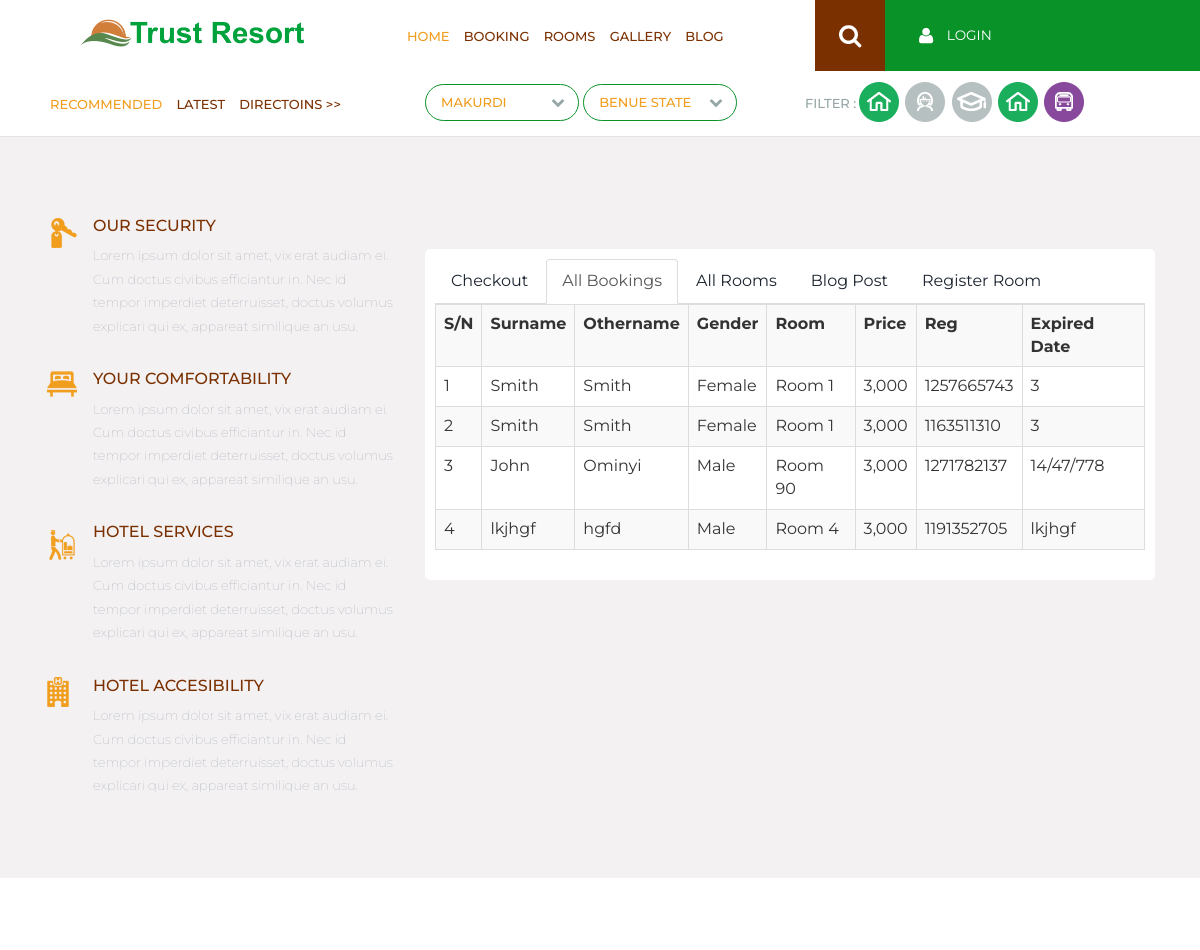
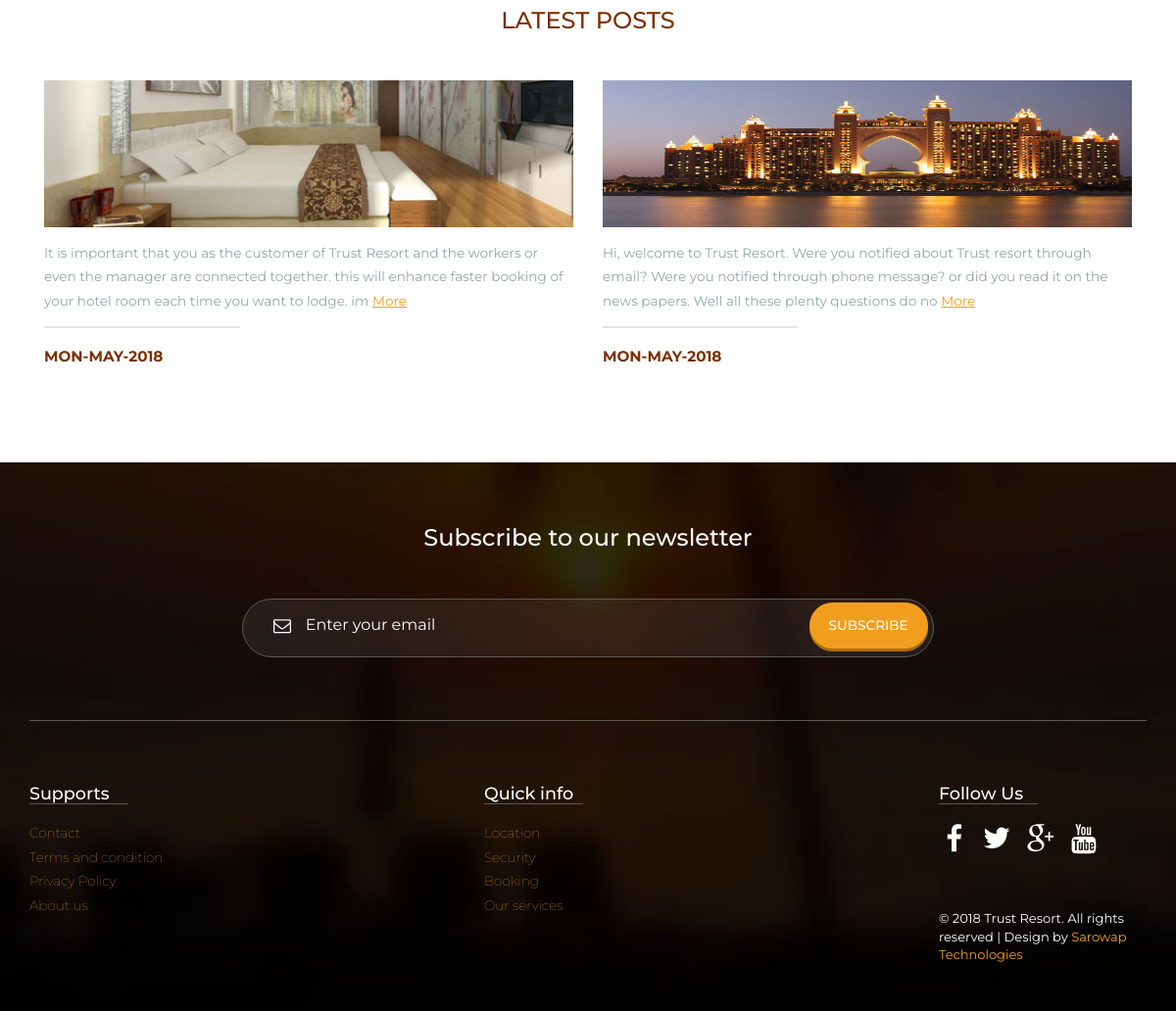
Screenshot of /occupants.php with the database file from the repository (2 pictures, top to bottom).
### tables this page shows
CREATE TABLE `booking` (
  `Id` int(250) NOT NULL,
  `Surname` varchar(250) NOT NULL,
  `Othernames` varchar(250) NOT NULL,
  `Gender` varchar(250) NOT NULL,
  `Room` varchar(250) NOT NULL,
  `Days` varchar(250) NOT NULL,
  `Expiration` varchar(250) NOT NULL,
  `Price` varchar(250) NOT NULL,
  `Reg` varchar(250) NOT NULL
);

CREATE TABLE `blog` (
  `Id` int(250) NOT NULL,
  `Title` varchar(250) NOT NULL,
  `Body` mediumtext NOT NULL,
  `Photo` mediumblob NOT NULL,
  `Poster` varchar(250) NOT NULL,
  `Date` varchar(250) NOT NULL
);

### occupants.php (the view, shortened to what this page needs)
<!DOCTYPE HTML>
<html>
<head>
<link href="css/bootstrap.css" rel='stylesheet' type='text/css' />
<link href="css/style.css" rel='stylesheet' type='text/css' />
<link href="css/animate.css" rel='stylesheet' type='text/css' />
</head>
<body>
<div class="header">
		   <div class="col-sm-8 header-left">
					 <div class="logo">
						<a href="index.php"><img src="images/logo.png" alt=""/></a>
					 </div>
					 <div class="menu">
						    <ul class="nav" id="nav">
						    	<li class="active"><a href="index.php">Home</a></li>
						    	<li><a href="booking.php">Booking</a></li>
								<li ><a href="rooms.php">Rooms</a></li>
								<li><a href="gallery.php">Gallery</a></li>
						    	<li><a href="blog.php">Blog</a></li>
							</ul>
				    </div>
				      <div class="search-box">
							<div id="sb-search" class="sb-search">
								<form action="search.php" method="get" >
									<span class="sb-icon-search"> </span>
								</form>
							</div>
						</div>
	    		    <div class="clearfix"></div>
	    	    </div>
	            <div class="col-sm-4 header_right">
	    		      <div id="loginContainer"><a href="#" id="loginButton"><img src="images/login.png">
					  <?php
					  if(!isset($_SESSION['user'])){
					 echo " <span>Login</span>";
					  }else{
						  $userId = $_SESSION['user'];
						  echo "<a href='logout.php'><span>Logout</span></a><span style='color:#ff8a22;font-weight:bold'> [  $userId ]</span> <a href='manager.php'><span> Manage Portal </span></a>";}
					 ?>
					  </a>
			             </div>
	                 </div>
	                <div class="clearfix"></div>
    </div>
     <div class="content_top">
   	  <div class="container">
   		<div class="col-md-4 bottom_nav">
   		   <div class="content_menu">
				<ul>
					<li class="active"><a href="#">Recommended</a></li>
					<li><a href="rooms.php">Latest</a></li>
					<li><a href="#">Directoins >></a></li>
				</ul>
			</div>
		</div>
		<div class="col-md-4 content_dropdown1">
		   <div class="content_dropdown" >
		     </div>
		     <div class="content_dropdown">
		       </div>
		</div>
		<div class="col-md-4 filter_grid">
			<ul class="filter">
				<li class="fil">Filter :</li>
				<li><a href=""> <i class="icon1"> </i> </a></li>
				<li><a href=""> <i class="icon2"> </i> </a></li>
				<li><a href=""> <i class="icon3"> </i> </a></li>
				<li><a href=""> <i class="icon1"> </i> </a></li>
				<li><a href=""> <i class="icon5"> </i> </a></li>
			</ul>
		</div>
   	</div>
   </div>
   <div class="living_middle">
   	  <div class="container">
   		  <div class="col-md-4 wow fadeInLeft" data-wow-delay="0.4s">
   		  	<ul class="feature">
                   <li> <i class="icon-trophy"></i></li>
                    <li class="feature_right"><h4>Our Security</h4>
                    <p>
                        Lorem ipsum dolor sit amet, vix erat audiam ei. Cum doctus civibus efficiantur in. Nec id tempor imperdiet deterruisset, doctus volumus explicari qui ex, appareat similique an usu.
                    </p>
                    </li>
            </ul>
            <ul class="feature">
                   <li> <i class="icon-tick"></i></li>
                    <li class="feature_right"><h4>Your Comfortability</h4>
                    <p>
                        Lorem ipsum dolor sit amet, vix erat audiam ei. Cum doctus civibus efficiantur in. Nec id tempor imperdiet deterruisset, doctus volumus explicari qui ex, appareat similique an usu.
                    </p>
                    </li>
            </ul>
            <ul class="feature">
                   <li> <i class="icon-audio"></i></li>
                    <li class="feature_right"><h4>Hotel Services</h4>
                    <p>
                        Lorem ipsum dolor sit amet, vix erat audiam ei. Cum doctus civibus efficiantur in. Nec id tempor imperdiet deterruisset, doctus volumus explicari qui ex, appareat similique an usu.
                    </p>
                    </li>
            </ul>
            <ul class="feature last_grid">
                   <li> <i class="icon-video"></i></li>
                    <li class="feature_right"><h4>Hotel Accesibility</h4>
                    <p>
                        Lorem ipsum dolor sit amet, vix erat audiam ei. Cum doctus civibus efficiantur in. Nec id tempor imperdiet deterruisset, doctus volumus explicari qui ex, appareat similique an usu.
                    </p>
                    </li>
            </ul>
         </div>
         <div class="col-md-8 wow fadeInRight" data-wow-delay="0.4s">
		   <div class="educate_grid1">
		<div style="background-color:white; padding:10px; border-radius:5px">
		<ul class="nav nav-tabs"><li  ><a data-toggle="tab" href="manager.php">Checkout</a></li>
						<li class="active" ><a data-toggle="tab" href="occupants.php">All Bookings</a></li>
						<li ><a data-toggle="tab" href="allrooms.php">All Rooms</a></li>
						<li ><a data-toggle="modal" href="post.php" >Blog Post</a></li>
						<li ><a data-toggle="modal" href="regroom.php" >Register Room</a></li>
</ul>
		 <table class="table table-bordered table-striped">
		<tr>
		<th>S/N</th>
		 <th>Surname</th>
		  <th>Othername</th>
		   <th>Gender</th>
		    <th>Room </th>
		 <th>Price</th>
		  <th>Reg</th>
		  <th>Expired Date</th>
		 </tr>
				 <?php
include("config/connect.php");
$sn =0;
$sqli = "SELECT * From booking order by Id Asc";
$query = mysqli_query($conn, $sqli);
while($fech = mysqli_fetch_array($query)){
	$sn++;
	$fname = $fech["Surname"];
	$room = $fech["Room"];
	$id = $fech["Reg"];
	$gender = $fech["Gender"];
	$oname = $fech["Othernames"];
	$price = $fech["Price"];
	$expire = $fech["Expiration"];
	echo "<tr>";
		echo" <td> $sn </td>";
		 echo "<td> $fname</td>";
		echo "<td>$oname</td>";
		 echo "<td>$gender</td>";
			echo "<td>Room $room</td>";
			echo "<td>$price</td>";
			echo "<td>$id</td>";
			echo "<td>$expire</td>";
		echo "</tr>";
}
		echo "</table>";
	?>
		 </div>
		   </div>
		 </div>
      </div>
   </div>
   <div class="living_bottom">
   	  <div class="container">
   	  	<h2 class="title block-title">Latest Posts</h2>
   	  	 <?php
include("config/connect.php");
$sqli = "SELECT * From blog order by Id Desc Limit 2";
$query = mysqli_query($conn, $sqli);
while($fech = mysqli_fetch_array($query)){
	$date = $fech["Date"];
	$id = $fech["Id"];
	$img = $fech['Photo'];
        $sub= $fech['Body'];
       $limit=200;
       $msg = substr($sub, 0, $limit);
	echo "<div class='col-md-6 post_left wow fadeInLeft' data-wow-delay='0.4s'>
   	  		<div class='mask1'><img src='$img' alt='image' style='max-height:150px; min-width:600px' class='img-responsive zoom-img' /></div>
   	  	    <p>$msg   <a href='single.php?id=$id'>More</a></p>
   	  	    <div class='divider'></div>
   	  	    <p class='field-content'>$date</span></p>
   	  	</div> ";
}
	?>
   	  </div>
   </div>
   <div class="footer">
   	<div class="container">
   	 <div class="footer_top">
   	   <h3>Subscribe to our newsletter</h3>
   	   <form>
		<span>
			<i><img src="images/mail.png" alt=""></i>
		    <input type="text" value="Enter your email" onfocus="this.value = '';" onblur="if (this.value == '') {this.value = 'Enter your email';}">
		    <label class="btn1 btn2 btn-2 btn-2g"> <input name="submit" type="submit" id="submit" value="Subscribe"> </label>
		</span>
	   </form>
	  </div>
	  <div class="footer_grids">
	     <div class="footer-grid">
			<h4>Supports</h4>
			<ul class="list1">
				<li><a href="contact.php">Contact</a></li>
				<li><a href="#">Terms and condition</a></li>
				<li><a href="#">Privacy Policy</a></li>
				<li><a href="#">About us</a></li>
			</ul>
		  </div>
		  <div class="footer-grid">
			<h4>Quick info</h4>
			<ul class="list1">
				<li><a href="#">Location</a></li>
				<li><a href="#">Security</a></li>
				<li><a href="#">Booking </a></li>
				<li><a href="#">Our services</a></li>
			</ul>
		  </div>
		  <div class="footer-grid last_grid">
			<h4>Follow Us</h4>
			<ul class="footer_social wow fadeInLeft" data-wow-delay="0.4s">
			  <li><a href=""> <i class="fb"> </i> </a></li>
			  <li><a href=""><i class="tw"> </i> </a></li>
			  <li><a href=""><i class="google"> </i> </a></li>
			  <li><a href=""><i class="u_tube"> </i> </a></li>
		 	</ul>
		 	<div class="copy wow fadeInRight" data-wow-delay="0.4s">
			 <p> &copy; 2018 Trust Resort. All rights reserved | Design by <a href="http://facebook.com/angwamoses">Sarowap Technologies</a></p>
	        </div>
		  </div>
		  <div class="clearfix"> </div>
	   </div>
      </div>
   </div>
</body>
</html>

### rows the page displays
booking: Surname "Smith", Othernames "Smith", Gender "Female", Room "1", Price "3,000", Reg "1257665743", Expiration "3"
booking: Surname "Smith", Othernames "Smith", Gender "Female", Room "1", Price "3,000", Reg "1163511310", Expiration "3"
booking: Surname "John", Othernames "Ominyi", Gender "Male", Room "90", Price "3,000", Reg "1271782137", Expiration "14/47/778"
booking: Surname "lkjhgf", Othernames "hgfd", Gender "Male", Room "4", Price "3,000", Reg "1191352705", Expiration "lkjhgf"
blog: Photo (picture), Body "It is important that you as the customer of Trust Resort and the workers or even the manager are connected together. this will enhance faster booking of your hotel room each time you want to lodge. im", Date "MON-MAY-2018"
blog: Photo (picture), Body "Hi, welcome to Trust Resort. Were you notified about Trust resort through email? Were you notified through phone message? or did you read it on the news papers. Well all these plenty questions do no", Date "MON-MAY-2018"
